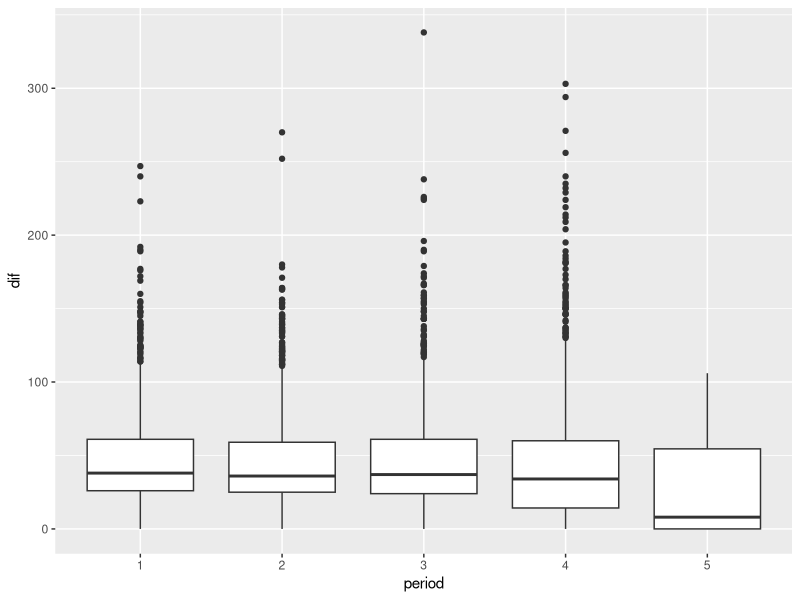

The R script that drew this image:
## ---- chunk 1
knitr::opts_chunk$set(
  collapse = TRUE,
  fig.align = "center"
)
## ---- chunk 2
library(dplyr)
library(lubridate)
library(ggplot2)

lakers <- tibble::as_tibble(lakers)
## ---- chunk 3
lakers %>% 
  mutate(date = ymd(date))
## ---- chunk 4
lakers %>%
  mutate(date = as_date(date))
## ---- chunk 5
as_date(0)
as_date(-3:3)
as_date(20081027:20081029)
## ---- chunk 6
lakers %>% 
  mutate(date_time = paste0(date, " 00:", time) %>% ymd_hms) %>% 
  select(date_time)
## ---- chunk 7
lakers %>%
  mutate(
    date = ymd(date),
    dia = day(date),
    mes = month(date),
    ano = year(date)
  ) %>% 
  select(date, dia, mes, ano)
## ---- chunk 8
lakers %>% 
  dplyr::filter(etype == "shot", period == 1, team == "LAL") %>% 
  dplyr::mutate(
    time = hms(paste0("00:", time)),
    cronometro = 12*60 - minute(time)*60 - second(time)
  ) %>% 
  dplyr::group_by(date) %>% 
  dplyr::filter(cronometro == min(cronometro)) %>% 
  dplyr::ungroup() %>% 
  dplyr::summarise(media = mean(cronometro))
## ---- chunk 9
lakers %>% 
  dplyr::filter(etype == "shot", period %in% 1:4, points == "3") %>% 
  dplyr::mutate(time = hms(paste0("00:", time)),
                cronometro = 12*60 - minute(time)*60 - second(time)) %>% 
  dplyr::group_by(date, period) %>% 
  dplyr::filter(cronometro == min(cronometro)) %>% 
  dplyr::ungroup() %>%
  dplyr::group_by(period) %>% 
  dplyr::summarise(media = mean(cronometro))
## ---- chunk 10
lakers %>% 
  filter(points > 0, team == "LAL") %>% 
    dplyr::mutate(
      time = hms(paste0("00:", time)),
      tempo_segundos = 60 * minute(time) + second(time),
      dif = tempo_segundos - lead(tempo_segundos),
      period = as.character(period)
    ) %>% 
  filter(dif >= 0) %>% 
  ggplot(aes(x = period, y = dif)) +
  geom_boxplot()
## ---- chunk 11
cesta_demorada <- lakers %>% 
  filter(points > 0, team == "LAL", period == 1) %>% 
    dplyr::mutate(
      time = hms(paste0("00:", time)),
      time = 60 * minute(time) + second(time),
      date = ymd(date),
      dia = day(date),
      mes = month(date),
    ) %>% 
  group_by(date) %>% 
  filter(time == max(time)) %>%
  ungroup() %>% 
  slice_min(time)

cesta_demorada %>% 
  select(date, opponent, dia, mes)

tempo_seg <- 12*60 - cesta_demorada$time
seconds_to_period(tempo_seg)
